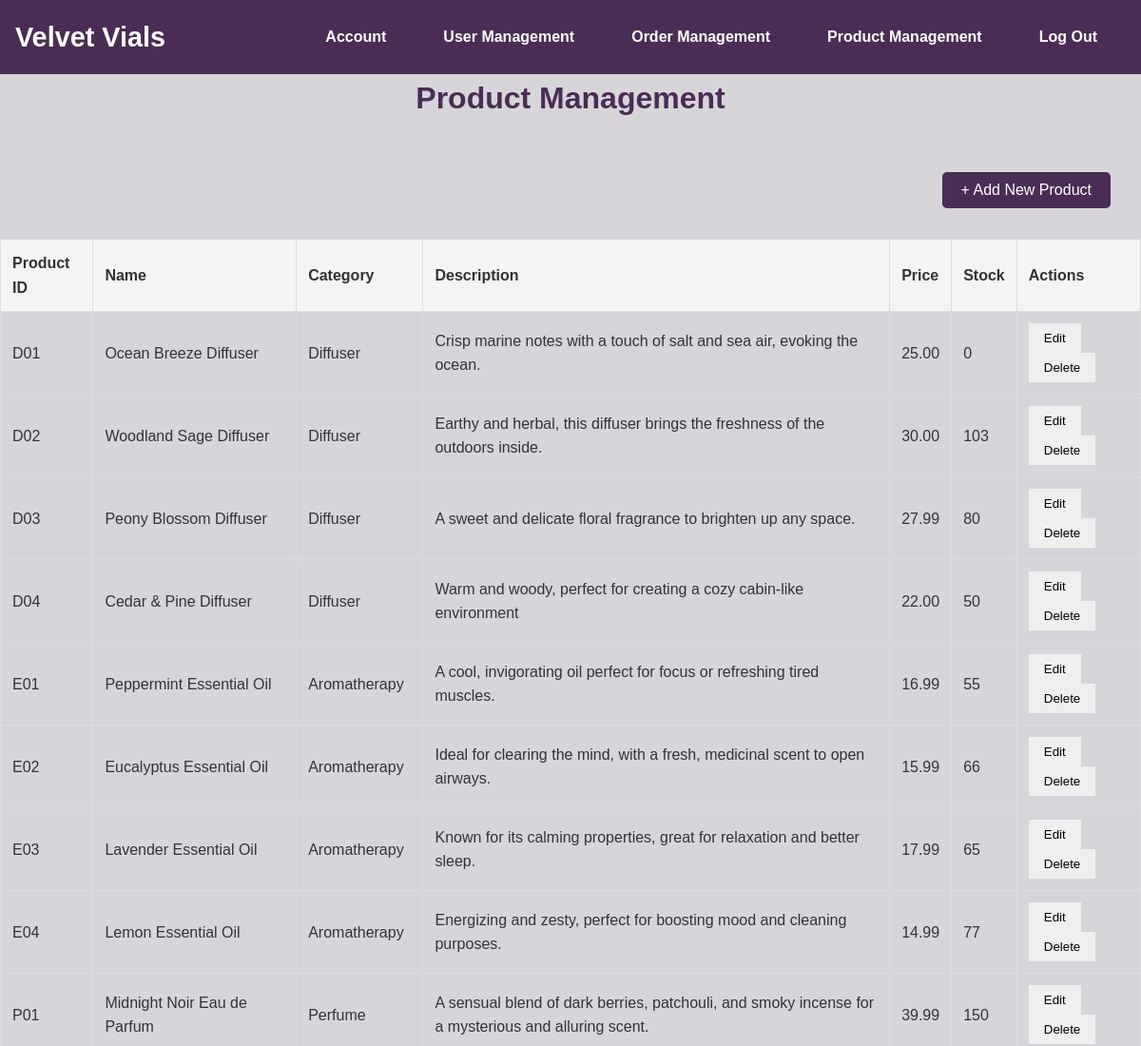
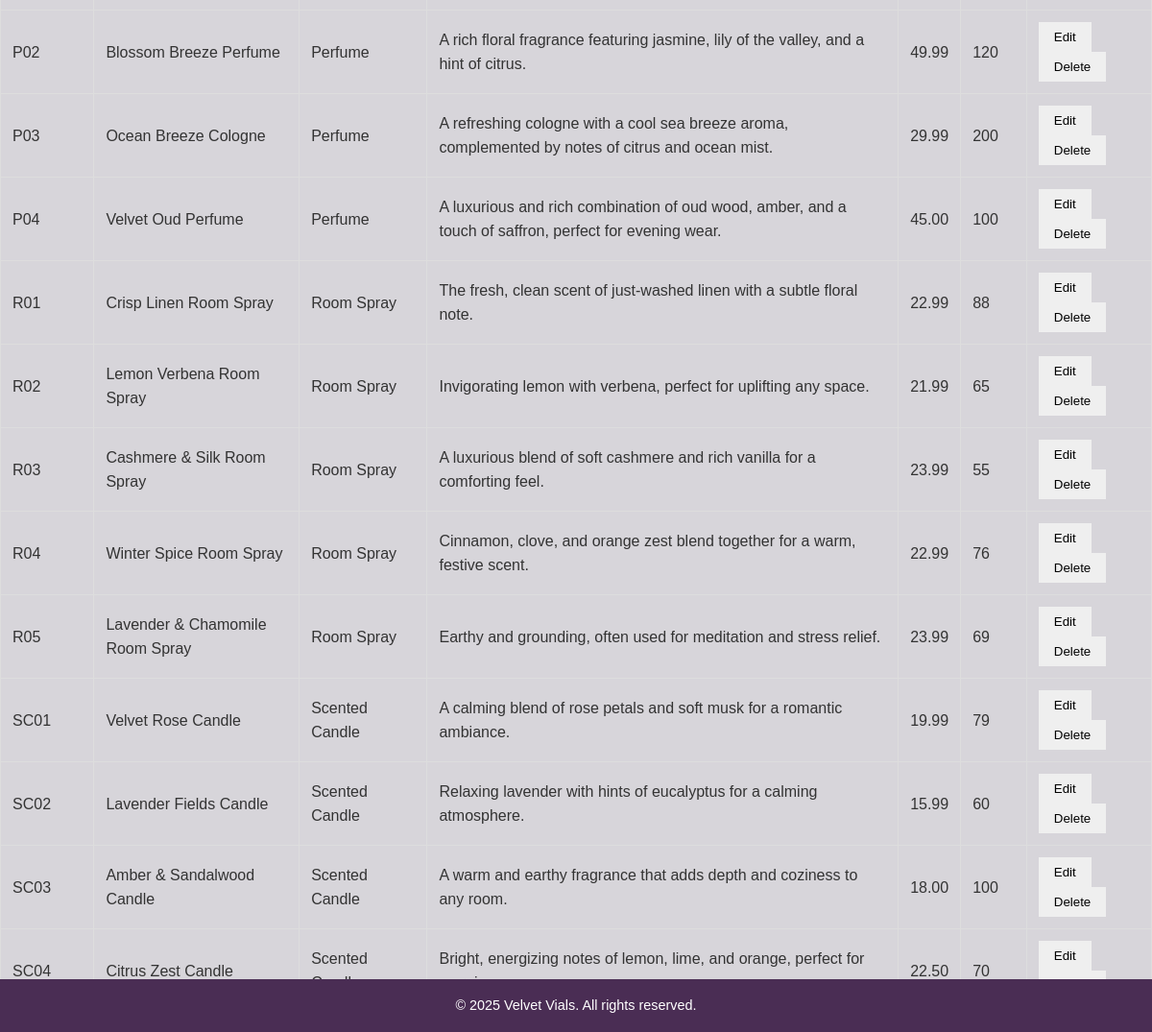
The page /mngprod.php (signed in) on the database its author committed (2 pictures, top to bottom).
### tables this page shows
CREATE TABLE `product` (
  `prodID` varchar(255) NOT NULL,
  `prodName` varchar(255) NOT NULL,
  `prodCat` varchar(100) NOT NULL,
  `prodDesc` text DEFAULT NULL,
  `prodPrice` decimal(10,2) NOT NULL,
  `prodStock` int(11) NOT NULL,
  `prodImage` varchar(255) NOT NULL
);

### mngprod.php (the view, shortened to what this page needs)
<?php
$conn = new mysqli("localhost", "root", "", "velvetvials");
?>
<!DOCTYPE html>
<html lang="en">
<head>
    <link rel="stylesheet" href="css/style.css">
</head>
<body>
    <nav class="nav-bar">
        <a id="logo" href="adminpage.php">Velvet Vials</a>
        <div class="nav-bar-links">
            <ul>
                <li><a href="mngadmin.php">Account</a></li>
                <li><a href="mnguser.php">User Management</a></li>
                <li><a href="mngorder.php">Order Management</a></li>
                <li><a href="mngprod.php">Product Management</a></li>
                <li><a href="logout.php">Log Out</a></li>
            </ul>
        </div>
    </nav>
    <h2>Product Management</h2>
    <button class="add-btn" onclick="openPopup()">+ Add New Product</button>
    <table>
        <thead>
            <tr>
                <th>Product ID</th>
                <th>Name</th>
                <th>Category</th>
                <th>Description</th>
                <th>Price</th>
                <th>Stock</th>
                <th>Actions</th>
            </tr>
        </thead>
        <tbody id="productTable">
            <?php
            $query = "SELECT * FROM product";
            $result = $conn->query($query);
            while ($row = $result->fetch_assoc()) {
                echo "<tr id='row-".$row['prodID']."'>
                        <td>".$row['prodID']."</td>
                        <td>".$row['prodName']."</td>
                        <td>".$row['prodCat']."</td>
                        <td>".$row['prodDesc']."</td>
                        <td>".$row['prodPrice']."</td>
                        <td>".$row['prodStock']."</td>
                        <td>
                            <button class='btn-edit' onclick='editProduct(\"".$row['prodID']."\")'>Edit</button>
                            <button class='btn-delete' onclick='deleteProduct(\"".$row['prodID']."\")'>Delete</button>
                        </td>
                      </tr>";
            }
            ?>
        </tbody>
    </table>
    <footer id="footer">
        <p>&copy; 2025 Velvet Vials. All rights reserved.</p>
    </footer>
</body>
</html>

### css/style.css (style rules this page uses)
* { margin: 0; padding: 0; box-sizing: border-box; font-family: 'Arial', sans-serif; }
body { font-family: 'Poppins', sans-serif; line-height: 1.6; background-color: #f9f9f9; color: #333; }
h1, h2 { color: #4A2D54; font-weight: bold; }
p { color: #555; }
.nav-bar { background-color: #4A2D54; padding: 1rem; color: white; display: flex; justify-content: space-between; align-items: center; }
.nav-bar a { color: white; text-decoration: none; font-size: 1.2rem; font-weight: bold; }
.nav-bar-links ul { list-style: none; margin: 0; padding: 0; display: flex; gap: 15px; }
.nav-bar-links ul li { margin: 0 15px; }
.nav-bar-links ul li a { color: white; text-decoration: none; font-size: 1rem; transition: color 0.3s; }
#logo { color: white; font-size: 1.8rem; font-weight: bold; text-decoration: none; }
#footer { background-color: #4A2D54; color: white; text-align: center; padding: 0.%; position: fixed; bottom: 0; width: 100%; font-size: 0.9rem; }
#footer p { margin: 0; color:#ffffff; }
h2 { text-align: center; color: #4A2D54; margin-bottom: 20px; font-size: 2rem; }
table { width: 100%; border-collapse: collapse; margin: 20px 0; }
table, th, td { border: 1px solid #ddd; }
th, td { padding: 12px; text-align: left; }
th { background-color: #f4f4f4; }
button { padding: 8px 16px; border: none; cursor: pointer; }
.nav-bar a { color: white; text-decoration: none; margin-right: 15px; }

### mngprod.php (style rules this page uses)
body { font-family: Arial, sans-serif; background: rgb(215, 213, 218); margin: 0; padding: 0; }
.add-btn { float: right; margin: 2rem; padding: 10px 20px; font-size: 1rem; color: white; background-color: #4A2D54; border: none; border-radius: 5px; cursor: pointer; }
#footer { background-color: #4A2D54; color: white; text-align: center; padding: 1rem; position: fixed; bottom: 0; width: 100%; }

### rows shown on the page
product: prodID "D01", prodName "Ocean Breeze Diffuser", prodCat "Diffuser", prodDesc "Crisp marine notes with a touch of salt and sea air, evoking the ocean.", prodPrice "25.00", prodStock "0"
product: prodID "D02", prodName "Woodland Sage Diffuser", prodCat "Diffuser", prodDesc "Earthy and herbal, this diffuser brings the freshness of the outdoors inside.", prodPrice "30.00", prodStock "103"
product: prodID "D03", prodName "Peony Blossom Diffuser", prodCat "Diffuser", prodDesc "A sweet and delicate floral fragrance to brighten up any space.", prodPrice "27.99", prodStock "80"
product: prodID "D04", prodName "Cedar & Pine Diffuser", prodCat "Diffuser", prodDesc "Warm and woody, perfect for creating a cozy cabin-like environment", prodPrice "22.00", prodStock "50"
product: prodID "E01", prodName "Peppermint Essential Oil", prodCat "Aromatherapy", prodDesc "A cool, invigorating oil perfect for focus or refreshing tired muscles.", prodPrice "16.99", prodStock "55"
product: prodID "E02", prodName "Eucalyptus Essential Oil", prodCat "Aromatherapy", prodDesc "Ideal for clearing the mind, with a fresh, medicinal scent to open airways.", prodPrice "15.99", prodStock "66"
product: prodID "E03", prodName "Lavender Essential Oil", prodCat "Aromatherapy", prodDesc "Known for its calming properties, great for relaxation and better sleep.", prodPrice "17.99", prodStock "65"
product: prodID "E04", prodName "Lemon Essential Oil", prodCat "Aromatherapy", prodDesc "Energizing and zesty, perfect for boosting mood and cleaning purposes.", prodPrice "14.99", prodStock "77"
product: prodID "P01", prodName "Midnight Noir Eau de Parfum", prodCat "Perfume", prodDesc "A sensual blend of dark berries, patchouli, and smoky incense for a mysterious and alluring scent.", prodPrice "39.99", prodStock "150"
product: prodID "P02", prodName "Blossom Breeze Perfume", prodCat "Perfume", prodDesc "A rich floral fragrance featuring jasmine, lily of the valley, and a hint of citrus.", prodPrice "49.99", prodStock "120"
product: prodID "P03", prodName "Ocean Breeze Cologne", prodCat "Perfume", prodDesc "A refreshing cologne with a cool sea breeze aroma, complemented by notes of citrus and ocean mist.", prodPrice "29.99", prodStock "200"
product: prodID "P04", prodName "Velvet Oud Perfume", prodCat "Perfume", prodDesc "A luxurious and rich combination of oud wood, amber, and a touch of saffron, perfect for evening wear.", prodPrice "45.00", prodStock "100"
product: prodID "R01", prodName "Crisp Linen Room Spray", prodCat "Room Spray", prodDesc "The fresh, clean scent of just-washed linen with a subtle floral note.", prodPrice "22.99", prodStock "88"
product: prodID "R02", prodName "Lemon Verbena Room Spray", prodCat "Room Spray", prodDesc "Invigorating lemon with verbena, perfect for uplifting any space.", prodPrice "21.99", prodStock "65"
product: prodID "R03", prodName "Cashmere & Silk Room Spray", prodCat "Room Spray", prodDesc "A luxurious blend of soft cashmere and rich vanilla for a comforting feel.", prodPrice "23.99", prodStock "55"
product: prodID "R04", prodName "Winter Spice Room Spray", prodCat "Room Spray", prodDesc "Cinnamon, clove, and orange zest blend together for a warm, festive scent.", prodPrice "22.99", prodStock "76"
product: prodID "R05", prodName "Lavender & Chamomile Room Spray", prodCat "Room Spray", prodDesc "Earthy and grounding, often used for meditation and stress relief.", prodPrice "23.99", prodStock "69"
product: prodID "SC01", prodName "Velvet Rose Candle", prodCat "Scented Candle", prodDesc "A calming blend of rose petals and soft musk for a romantic ambiance.", prodPrice "19.99", prodStock "79"
product: prodID "SC02", prodName "Lavender Fields Candle", prodCat "Scented Candle", prodDesc "Relaxing lavender with hints of eucalyptus for a calming atmosphere.", prodPrice "15.99", prodStock "60"
product: prodID "SC03", prodName "Amber & Sandalwood Candle", prodCat "Scented Candle", prodDesc "A warm and earthy fragrance that adds depth and coziness to any room.", prodPrice "18.00", prodStock "100"
product: prodID "SC04", prodName "Citrus Zest Candle", prodCat "Scented…", prodDesc "Bright, energizing notes of lemon, lime, and orange, perfect for…", prodPrice "22.50", prodStock "70"
